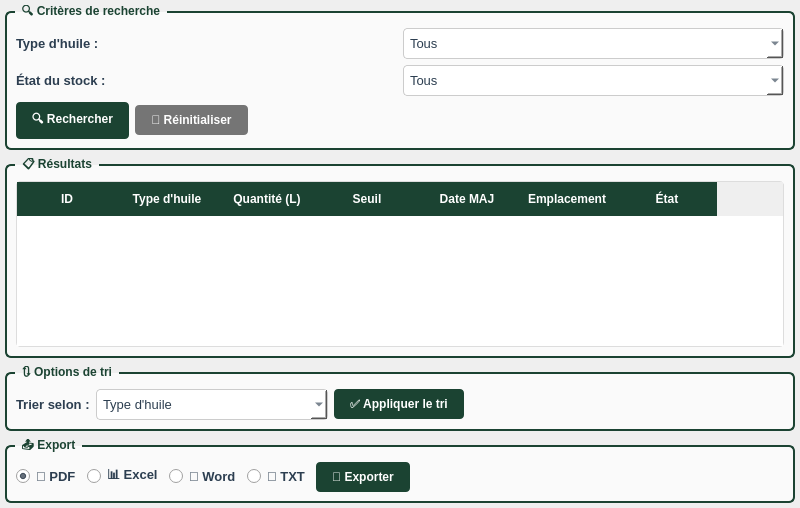
          <widget class="QWidget" name="scrollAreaWidgetContents">
           <property name="geometry">
            <rect>
             <x>0</x>
             <y>0</y>
             <width>800</width>
             <height>500</height>
            </rect>
           </property>
           <layout class="QVBoxLayout" name="scrollAreaLayout">
            <property name="spacing">
             <number>8</number>
            </property>
            <property name="leftMargin">
             <number>5</number>
            </property>
            <property name="topMargin">
             <number>5</number>
            </property>
            <property name="rightMargin">
             <number>5</number>
            </property>
            <property name="bottomMargin">
             <number>5</number>
            </property>
            <item>
         <widget class="QGroupBox" name="groupCriteres">
          <property name="maximumSize">
           <size>
            <width>16777215</width>
            <height>150</height>
           </size>
          </property>
          <property name="styleSheet">
           <string notr="true">QGroupBox {
    font-weight: bold;
    border: 2px solid #1B4332;
    border-radius: 6px;
    margin-top: 6px;
    padding-top: 6px;
    background-color: #fafafa;
}
QGroupBox::title {
    subcontrol-origin: margin;
    left: 10px;
    padding: 0 5px;
    color: #1B4332;
}</string>
          </property>
          <property name="title">
           <string>🔍 Critères de recherche</string>
          </property>
          <layout class="QGridLayout" name="gridLayoutRecherche">
           <item row="0" column="0">
            <widget class="QLabel" name="labelRechType">
             <property name="styleSheet">
              <string notr="true">color: #2c3e50; font-size: 13px; font-weight: 600;</string>
             </property>
             <property name="text">
              <string>Type d'huile :</string>
             </property>
            </widget>
           </item>
           <item row="0" column="1">
            <widget class="QComboBox" name="comboRechercheType">
             <property name="styleSheet">
              <string notr="true">QComboBox {
    border: 1px solid #ccc;
    border-radius: 4px;
    padding: 6px;
    background: white;
    color: #2c3e50;
    font-size: 13px;
}</string>
             </property>
             <item>
              <property name="text">
               <string>Tous</string>
              </property>
             </item>
             <item>
              <property name="text">
               <string>Extra vierge</string>
              </property>
             </item>
             <item>
              <property name="text">
               <string>Vierge</string>
              </property>
             </item>
             <item>
              <property name="text">
               <string>Lampante</string>
              </property>
             </item>
            </widget>
           </item>
           <item row="1" column="0">
            <widget class="QLabel" name="labelRechEtat">
             <property name="styleSheet">
              <string notr="true">color: #2c3e50; font-size: 13px; font-weight: 600;</string>
             </property>
             <property name="text">
              <string>État du stock :</string>
             </property>
            </widget>
           </item>
           <item row="1" column="1">
            <widget class="QComboBox" name="comboRechercheEtat">
             <property name="styleSheet">
              <string notr="true">QComboBox {
    border: 1px solid #ccc;
    border-radius: 4px;
    padding: 6px;
    background: white;
    color: #2c3e50;
    font-size: 13px;
}</string>
             </property>
             <item>
              <property name="text">
               <string>Tous</string>
              </property>
             </item>
             <item>
              <property name="text">
               <string>En stock</string>
              </property>
             </item>
             <item>
              <property name="text">
               <string>Stock faible</string>
              </property>
             </item>
             <item>
              <property name="text">
               <string>Rupture</string>
              </property>
             </item>
            </widget>
           </item>
           <item row="2" column="0" colspan="2">
            <layout class="QHBoxLayout" name="layoutBtnRecherche">
             <item>
              <widget class="QPushButton" name="btnRechercher">
               <property name="styleSheet">
                <string notr="true">QPushButton {
    background-color: #1B4332;
    color: white;
    border: none;
    padding: 8px 16px;
    border-radius: 4px;
    font-weight: bold;
}
QPushButton:hover {
    background-color: #234E3E;
}</string>
               </property>
               <property name="text">
                <string>🔍 Rechercher</string>
               </property>
              </widget>
             </item>
             <item>
              <widget class="QPushButton" name="btnReinitialiser">
               <property name="styleSheet">
                <string notr="true">QPushButton {
    background-color: #757575;
    color: white;
    border: none;
    padding: 8px 16px;
    border-radius: 4px;
    font-weight: bold;
}
QPushButton:hover {
    background-color: #9e9e9e;
}</string>
               </property>
               <property name="text">
                <string>🔄 Réinitialiser</string>
               </property>
              </widget>
             </item>
             <item>
              <spacer name="horizontalSpacer_3">
               <property name="orientation">
                <enum>Qt::Horizontal</enum>
               </property>
               <property name="sizeHint" stdset="0">
                <size>
                 <width>40</width>
                 <height>20</height>
                </size>
               </property>
              </spacer>
             </item>
            </layout>
           </item>
          </layout>
         </widget>
        </item>
        <item>
         <widget class="QGroupBox" name="groupResultatsCombined">
          <property name="minimumSize">
           <size>
            <width>0</width>
            <height>200</height>
           </size>
          </property>
          <property name="styleSheet">
           <string notr="true">QGroupBox {
    font-weight: bold;
    border: 2px solid #1B4332;
    border-radius: 6px;
    margin-top: 6px;
    padding-top: 6px;
    background-color: #fafafa;
}
QGroupBox::title {
    subcontrol-origin: margin;
    left: 10px;
    padding: 0 5px;
    color: #1B4332;
}</string>
          </property>
          <property name="title">
           <string>📋 Résultats</string>
          </property>
          <layout class="QVBoxLayout" name="layoutResultatsCombined">
           <item>
            <widget class="QTableWidget" name="tableResultatsCombined">
             <property name="styleSheet">
              <string notr="true">QTableWidget {
    border: 1px solid #ddd;
    border-radius: 4px;
    gridline-color: #e0e0e0;
}
QTableWidget::item:selected {
    background-color: rgba(27, 67, 50, 0.15);
    color: black;
}
QHeaderView::section {
    background-color: #1B4332;
    color: white;
    padding: 8px;
    border: none;
    font-weight: bold;
}</string>
             </property>
             <property name="alternatingRowColors">
              <bool>true</bool>
             </property>
             <property name="selectionBehavior">
              <enum>QAbstractItemView::SelectRows</enum>
             </property>
             <column>
              <property name="text">
               <string>ID</string>
              </property>
             </column>
             <column>
              <property name="text">
               <string>Type d'huile</string>
              </property>
             </column>
             <column>
              <property name="text">
               <string>Quantité (L)</string>
              </property>
             </column>
             <column>
              <property name="text">
               <string>Seuil</string>
              </property>
             </column>
             <column>
              <property name="text">
               <string>Date MAJ</string>
              </property>
             </column>
             <column>
              <property name="text">
               <string>Emplacement</string>
              </property>
             </column>
             <column>
              <property name="text">
               <string>État</string>
              </property>
             </column>
            </widget>
           </item>
          </layout>
         </widget>
        </item>
        <item>
             <widget class="QGroupBox" name="groupOptionsTri">
          <property name="maximumSize">
           <size>
            <width>16777215</width>
            <height>80</height>
           </size>
          </property>
          <property name="styleSheet">
           <string notr="true">QGroupBox {
    font-weight: bold;
    border: 2px solid #1B4332;
    border-radius: 6px;
    margin-top: 6px;
    padding-top: 6px;
    background-color: #fafafa;
}
QGroupBox::title {
    subcontrol-origin: margin;
    left: 10px;
    padding: 0 5px;
    color: #1B4332;
}</string>
          </property>
          <property name="title">
           <string>🔃 Options de tri</string>
          </property>
          <layout class="QHBoxLayout" name="layoutTri">
           <item>
            <widget class="QLabel" name="labelTrierSelon">
             <property name="styleSheet">
              <string notr="true">color: #2c3e50; font-size: 13px; font-weight: 600;</string>
             </property>
             <property name="text">
              <string>Trier selon :</string>
             </property>
            </widget>
           </item>
           <item>
            <widget class="QComboBox" name="comboTriCritere">
             <property name="styleSheet">
              <string notr="true">QComboBox {
    border: 1px solid #ccc;
    border-radius: 4px;
    padding: 6px;
    background: white;
    color: #2c3e50;
    font-size: 13px;
    min-width: 200px;
}</string>
             </property>
             <item>
              <property name="text">
               <string>Type d'huile</string>
              </property>
             </item>
             <item>
              <property name="text">
               <string>Quantité disponible</string>
              </property>
             </item>
             <item>
              <property name="text">
               <string>État du stock</string>
              </property>
             </item>
             <item>
              <property name="text">
               <string>Date dernière mise à jour</string>
              </property>
             </item>
            </widget>
           </item>
           <item>
            <widget class="QPushButton" name="btnAppliquerTri">
             <property name="styleSheet">
              <string notr="true">QPushButton {
    background-color: #1B4332;
    color: white;
    border: none;
    padding: 8px 16px;
    border-radius: 4px;
    font-weight: bold;
}
QPushButton:hover {
    background-color: #234E3E;
}</string>
             </property>
             <property name="text">
              <string>✅ Appliquer le tri</string>
             </property>
            </widget>
           </item>
           <item>
            <spacer name="horizontalSpacer_2">
             <property name="orientation">
              <enum>Qt::Horizontal</enum>
             </property>
             <property name="sizeHint" stdset="0">
              <size>
               <width>40</width>
               <height>20</height>
              </size>
             </property>
            </spacer>
           </item>
          </layout>
         </widget>
        </item>
        <item>
         <widget class="QGroupBox" name="groupExport">
          <property name="maximumSize">
           <size>
            <width>16777215</width>
            <height>70</height>
           </size>
          </property>
          <property name="styleSheet">
           <string notr="true">QGroupBox {
    font-weight: bold;
    border: 2px solid #1B4332;
    border-radius: 6px;
    margin-top: 6px;
    padding-top: 6px;
    background-color: #fafafa;
}
QGroupBox::title {
    subcontrol-origin: margin;
    left: 10px;
    padding: 0 5px;
    color: #1B4332;
}</string>
          </property>
          <property name="title">
           <string>📤 Export</string>
          </property>
          <layout class="QHBoxLayout" name="layoutExportOptions">
           <item>
            <widget class="QRadioButton" name="radioPDF">
             <property name="styleSheet">
              <string notr="true">color: #2c3e50; font-size: 13px; font-weight: 600;</string>
             </property>
             <property name="text">
              <string>📄 PDF</string>
             </property>
             <property name="checked">
              <bool>true</bool>
             </property>
            </widget>
           </item>
           <item>
            <widget class="QRadioButton" name="radioExcel">
             <property name="styleSheet">
              <string notr="true">color: #2c3e50; font-size: 13px; font-weight: 600;</string>
             </property>
             <property name="text">
              <string>📊 Excel</string>
             </property>
            </widget>
           </item>
           <item>
            <widget class="QRadioButton" name="radioWord">
             <property name="styleSheet">
              <string notr="true">color: #2c3e50; font-size: 13px; font-weight: 600;</string>
             </property>
             <property name="text">
              <string>📝 Word</string>
             </property>
            </widget>
           </item>
           <item>
            <widget class="QRadioButton" name="radioTXT">
             <property name="styleSheet">
              <string notr="true">color: #2c3e50; font-size: 13px; font-weight: 600;</string>
             </property>
             <property name="text">
              <string>📃 TXT</string>
             </property>
            </widget>
           </item>
           <item>
            <widget class="QPushButton" name="btnExporter">
             <property name="styleSheet">
              <string notr="true">QPushButton {
    background-color: #1B4332;
    color: white;
    border: none;
    padding: 8px 16px;
    border-radius: 4px;
    font-weight: bold;
}
QPushButton:hover {
    background-color: #234E3E;
}</string>
             </property>
             <property name="text">
              <string>💾 Exporter</string>
             </property>
            </widget>
           </item>
           <item>
            <spacer name="horizontalSpacer_export">
             <property name="orientation">
              <enum>Qt::Horizontal</enum>
             </property>
             <property name="sizeHint" stdset="0">
              <size>
               <width>40</width>
               <height>20</height>
              </size>
             </property>
            </spacer>
           </item>
          </layout>
         </widget>
        </item>
       </layout>
      </widget>
